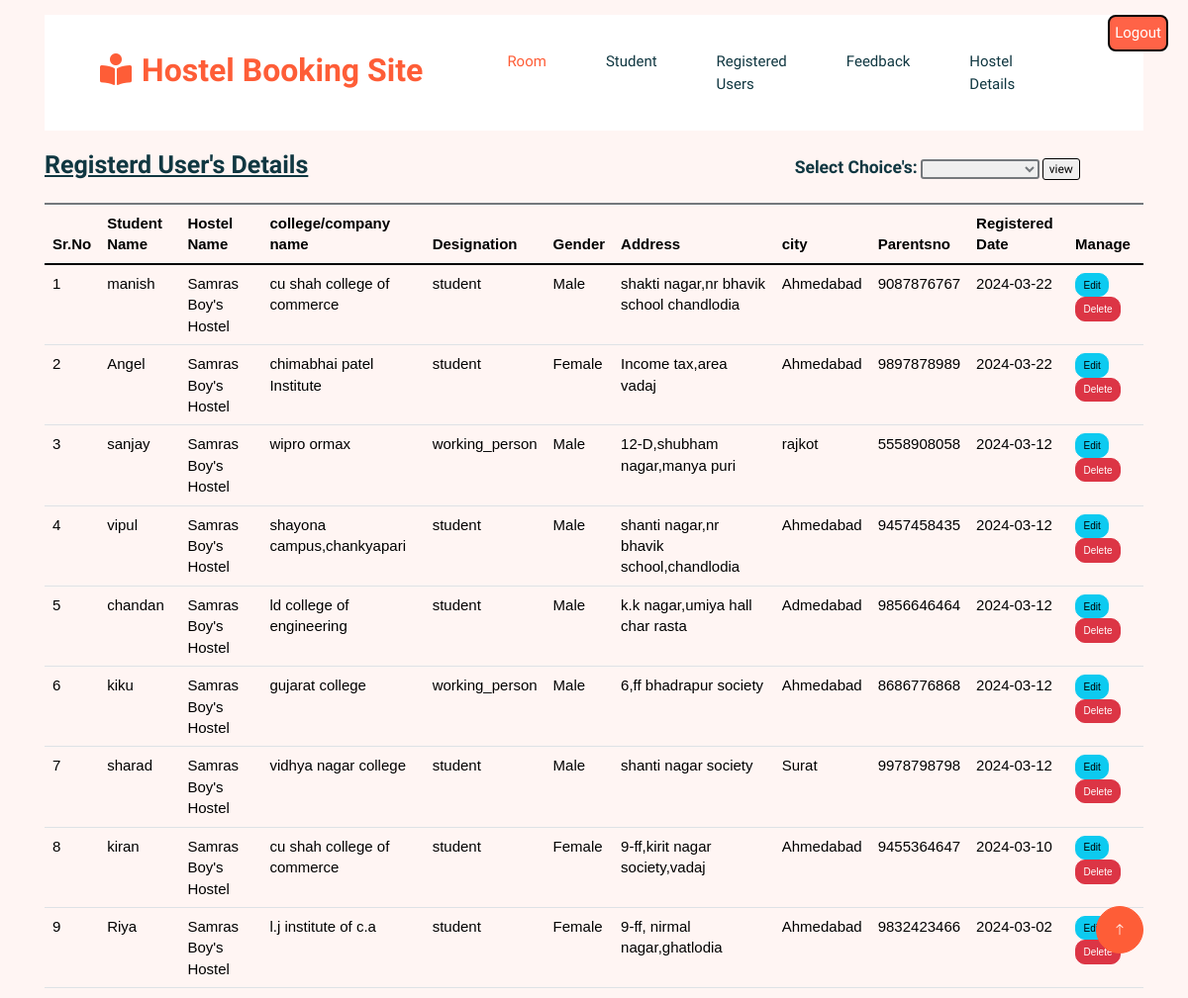
Page /management/registered_user.php (signed in) on the committed database.
### tables this page shows
CREATE TABLE `student` (
  `student_id` int(10) NOT NULL,
  `student_name` varchar(100) NOT NULL,
  `email` varchar(255) NOT NULL,
  `parents_no` varchar(100) NOT NULL,
  `Gander` varchar(10) NOT NULL,
  `Date_of_brith` varchar(100) NOT NULL,
  `Address1` varchar(200) NOT NULL,
  `city1` varchar(100) NOT NULL,
  `image` varchar(255) NOT NULL,
  `pincode` varchar(100) NOT NULL,
  `course_name` varchar(40) NOT NULL,
  `date_of_register` date NOT NULL,
  `college_name` varchar(100) NOT NULL,
  `username` varchar(255) NOT NULL,
  `hostel_id` int(3) NOT NULL
);

CREATE TABLE `hostel` (
  `hostel_id` int(3) NOT NULL,
  `hostel_name` varchar(70) NOT NULL,
  `hostel_description` varchar(200) NOT NULL,
  `hostel_type` varchar(7) NOT NULL,
  `hostel_fees` varchar(30) NOT NULL,
  `hostel_address` varchar(80) NOT NULL,
  `hostel_photo_id` varchar(100) NOT NULL,
  `hostel_photo_path` varchar(250) NOT NULL,
  `city` varchar(255) NOT NULL,
  `hostelowner_id` int(5) NOT NULL
);

### management/registered_user.php (the view, shortened to what this page needs)
<link href="https://cdn.jsdelivr.net/npm/bootstrap@5.3.2/dist/css/bootstrap.min.css" rel="stylesheet">
<?php
 $id= $_SESSION['ownerid'];
$conn = mysqli_connect("localhost", "root", "", "hms");
?>
<!DOCTYPE html>
<html>
<head>
<link rel="stylesheet" href="https://maxcdn.bootstrapcdn.com/bootstrap/3.4.0/css/bootstrap.min.css">
</head>
<body>
<a href="session_logout.php" class="nav-item nav-link float-end" style="margin-left:90px;margin-right:2rem;background-color:rgb(255,99,71);color:white;box-sizing:border-box;border:2px solid black;padding:5px;border-radius:8px;font-size:15px;">Logout</a>
    <div class="container mt-4">
<table class="table" style="border-top:2px solid;">
    <thead>
    <tr><th>Sr.No</th><th>Student Name</th><th>Hostel Name</th><th>college/company name</th><th>Designation</th><th>Gender</th><th>Address</th><th>city</th> <th>Parentsno</th><th>Registered Date</th><th>Manage</th>  </tr>
    </thead>
    <tbody>
        <?php
     $sql="SELECT *  FROM student, registiontable ,hostel where  student.username=registiontable.username  and  student.hostel_id=hostel.hostel_id and hostel.hostelowner_id = $id order by date_of_register desc " ;
      $result = $conn->query($sql);
                    $sr=0;
                if($result->num_rows > 0) {
                while ($row = $result->fetch_assoc()) {
                    $sr++;
        ?>
                    <tr>
                    <td><?php echo $sr; ?></td>
                    <td><?php echo $row['student_name']; ?></td>
                    <td><?php echo $row['hostel_name'];?></td>
                     <td><?php echo $row['college_name']?></td>
                    <td><?php echo $row['course_name']?></td>
                    <td><?php echo $row['Gander']; ?></td>
                    <td><?php echo $row['Address1']; ?></td>
                    <td><?php echo $row['city1']; ?></td>
                    <td><?php echo $row['parents_no']; ?></td>
                    <td><?php echo $row['date_of_register']; ?></td>
                    <td>
                    <a class="btn btn-info" href="studentUpdate.php?student_id=<?php echo $row['student_id']; ?>">Edit</a>
                    <a class="btn btn-danger" href="studentDelete.php?student_id=<?php echo $row['student_id']; ?>">Delete</a></td>
                    </tr>
        <?php       }
        require("main1.php");
            }
        ?>
             <span style="width:15%;font-size:12px;">
<form  action="date_admin_registereduser.php" method="post">
<h1 style="display:inline;"><u>Registerd User's Details</u></h1>
    <label for="dte" style="margin-left:44%;"><h3>Select Choice's:</h3></label>
<select  name="dates" id="dte" style="border-radius:3px;border:2px solid;font-size:12px;width:120px;" required>
    <option value=""></option>
    <option value="last 5 Days student" required>Record's of This Month</option>
</select>
<input type = "submit" value="view" style="border-radius:3px;border:1px solid;color:black;">
</form></span><br><br>
    </tbody>
</table>
    </div>
</body>
</html>

### management/css/style.css (style rules this page uses)
:root { --primary: #FE5D37; --light: #FFF5F3; --dark: #103741; }
.btn { font-weight: 500; transition: .5s; }
h1, h2, h3, h4, .h1, .h2, .h3, .h4, .display-1, .display-2, .display-3, .display-4, .display-5, .display-6 { font-family: 'Lobster Two', cursive; font-weight: 700; }

### management/registered_user.php (style rules this page uses)
th,td { font-family:sans-serif; color:black; font-size:15px; }

### rows in the picture
student: student_name "manish", hostel.hostel_name "Samras Boy's Hostel", college_name "cu shah college of commerce", course_name "student", Gander "Male", Address1 "shakti nagar,nr bhavik school chandlodia", city1 "Ahmedabad", parents_no "9087876767", date_of_register "2024-03-22"
student: student_name "Angel", hostel.hostel_name "Samras Boy's Hostel", college_name "chimabhai patel Institute", course_name "student", Gander "Female", Address1 "Income tax,area vadaj", city1 "Ahmedabad", parents_no "9897878989", date_of_register "2024-03-22"
student: student_name "sanjay", hostel.hostel_name "Samras Boy's Hostel", college_name "wipro ormax", course_name "working_person", Gander "Male", Address1 "12-D,shubham nagar,manya puri", city1 "rajkot", parents_no "5558908058", date_of_register "2024-03-12"
student: student_name "vipul", hostel.hostel_name "Samras Boy's Hostel", college_name "shayona campus,chankyapari", course_name "student", Gander "Male", Address1 "shanti nagar,nr bhavik school,chandlodia", city1 "Ahmedabad", parents_no "9457458435", date_of_register "2024-03-12"
student: student_name "chandan", hostel.hostel_name "Samras Boy's Hostel", college_name "ld college of engineering", course_name "student", Gander "Male", Address1 "k.k nagar,umiya hall char rasta", city1 "Admedabad", parents_no "9856646464", date_of_register "2024-03-12"
student: student_name "kiku", hostel.hostel_name "Samras Boy's Hostel", college_name "gujarat college", course_name "working_person", Gander "Male", Address1 "6,ff bhadrapur society", city1 "Ahmedabad", parents_no "8686776868", date_of_register "2024-03-12"
student: student_name "sharad", hostel.hostel_name "Samras Boy's Hostel", college_name "vidhya nagar college", course_name "student", Gander "Male", Address1 "shanti nagar society", city1 "Surat", parents_no "9978798798", date_of_register "2024-03-12"
student: student_name "kiran", hostel.hostel_name "Samras Boy's Hostel", college_name "cu shah college of commerce", course_name "student", Gander "Female", Address1 "9-ff,kirit nagar society,vadaj", city1 "Ahmedabad", parents_no "9455364647", date_of_register "2024-03-10"
student: student_name "Riya", hostel.hostel_name "Samras Boy's Hostel", college_name "l.j institute of c.a", course_name "student", Gander "Female", Address1 "9-ff, nirmal nagar,ghatlodia", city1 "Ahmedabad", parents_no "9832423466", date_of_register "2024-03-02"
